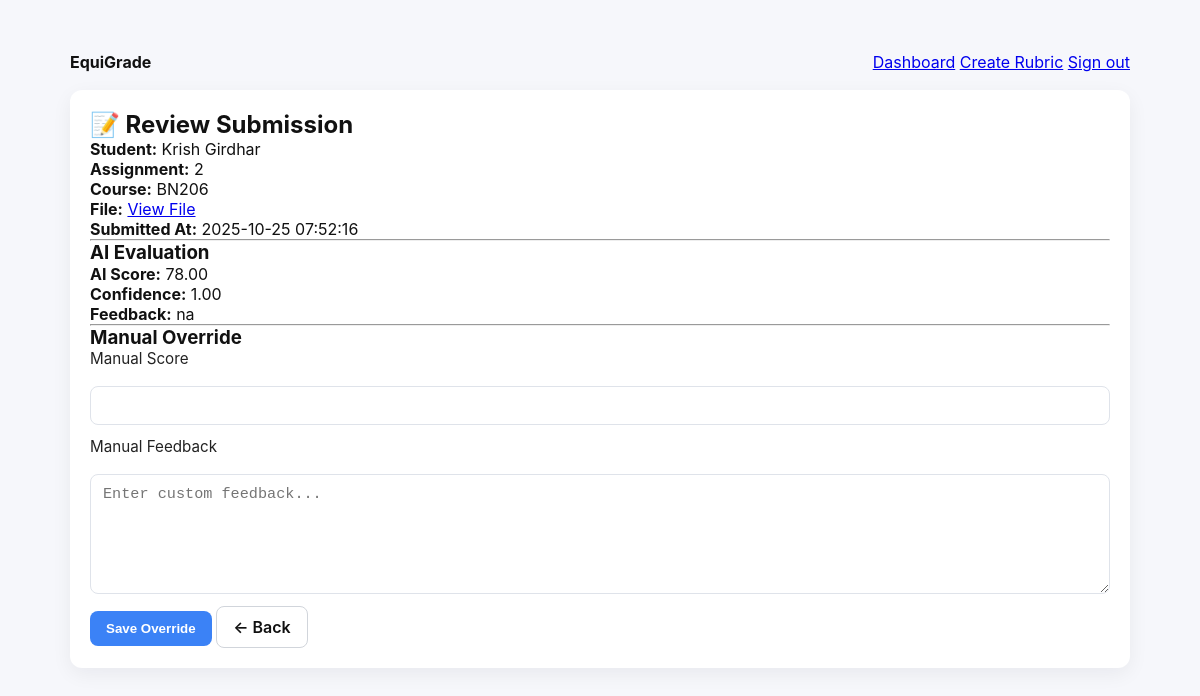
Page /review.php?submission_id=4 (signed in) on the committed database.
### tables this page shows
CREATE TABLE `submissions` (
  `submission_id` int(11) NOT NULL,
  `assignment_title` varchar(255) NOT NULL,
  `user_id` int(11) NOT NULL,
  `assignment_id` int(11) DEFAULT NULL,
  `course` varchar(100) DEFAULT NULL,
  `filename` varchar(255) NOT NULL,
  `file_path` varchar(255) NOT NULL,
  `submitted_at` timestamp NOT NULL DEFAULT current_timestamp(),
  `status` enum('pending','graded') DEFAULT 'pending'
);

CREATE TABLE `users` (
  `user_id` int(11) NOT NULL,
  `full_name` varchar(100) NOT NULL,
  `email` varchar(100) NOT NULL,
  `password_hash` varchar(255) NOT NULL,
  `role` enum('student','teacher','admin') DEFAULT 'student',
  `created_at` timestamp NOT NULL DEFAULT current_timestamp()
);

CREATE TABLE `grades` (
  `grade_id` int(11) NOT NULL,
  `submission_id` int(11) NOT NULL,
  `rubric_id` int(11) DEFAULT NULL,
  `ai_score` decimal(5,2) DEFAULT NULL,
  `final_score` decimal(5,2) DEFAULT NULL,
  `confidence` decimal(4,2) DEFAULT NULL,
  `feedback` text DEFAULT NULL,
  `graded_by` int(11) DEFAULT NULL,
  `graded_at` datetime DEFAULT current_timestamp()
);

### review.php (the view, shortened to what this page needs)
<?php
global $pdo;
$submission_id = $_GET['submission_id'] ?? null;
$stmt = $pdo->prepare("
    SELECT
        s.submission_id,
        s.assignment_title,
        s.course,
        s.filename,
        s.submitted_at,
        u.full_name AS student_name,
        g.ai_score,
        g.confidence,
        g.feedback
    FROM submissions s
    INNER JOIN users u ON u.user_id = s.user_id
    LEFT JOIN grades g ON g.submission_id = s.submission_id
    WHERE s.submission_id = ?
");
$stmt->execute([$submission_id]);
$submission = $stmt->fetch(PDO::FETCH_ASSOC);
?>
<!DOCTYPE html>
<html lang="en">
<head>
  <link rel="stylesheet" href="css/styles.css">
</head>
<body>
  <main class="container">
    <header class="header">
      <a class="brand" href="teacher-dashboard.php"><strong>EquiGrade</strong></a>
      <nav>
        <a href="teacher-dashboard.php">Dashboard</a>
        <a href="rubric-builder.php">Create Rubric</a>
        <a href="logout.php">Sign out</a>
      </nav>
    </header>
    <section class="card">
      <h2>📝 Review Submission</h2>
      <p><strong>Student:</strong> <?= htmlspecialchars($submission['student_name']) ?></p>
      <p><strong>Assignment:</strong> <?= htmlspecialchars($submission['assignment_title']) ?></p>
      <p><strong>Course:</strong> <?= htmlspecialchars($submission['course']) ?></p>
      <p><strong>File:</strong> <a href="uploads/<?= htmlspecialchars($submission['filename']) ?>" target="_blank">View File</a></p>
      <p><strong>Submitted At:</strong> <?= htmlspecialchars($submission['submitted_at']) ?></p>
      <hr>
      <h3>AI Evaluation</h3>
      <p><strong>AI Score:</strong> <?= $submission['ai_score'] ?? 'Not graded yet' ?></p>
      <p><strong>Confidence:</strong> <?= $submission['confidence'] ?? '-' ?></p>
      <p><strong>Feedback:</strong> <?= $submission['feedback'] ?? 'No AI feedback yet.' ?></p>
      <hr>
      <h3>Manual Override</h3>
      <form method="post">
        <div class="form-row column">
          <label for="manual_score">Manual Score</label>
          <input type="number" step="0.01" name="manual_score" id="manual_score" required>
        </div>
        <div class="form-row column">
          <label for="manual_feedback">Manual Feedback</label>
          <textarea name="manual_feedback" id="manual_feedback" rows="4" placeholder="Enter custom feedback..."></textarea>
        </div>
        <button type="submit" class="btn btn-primary">Save Override</button>
        <a href="teacher-dashboard.php" class="btn btn-ghost">← Back</a>
      </form>
    </section>
  </main>
</body>
</html>

### css/styles.css (style rules this page uses)
* { box-sizing: border-box; margin: 0; padding: 0; }
html,body { height:100%; font-family: Inter, system-ui, -apple-system, "Segoe UI", Roboto, "Helvetica Neue", Arial; color:#111; background:#f6f7fb; }
.container { max-width:1100px; margin:32px auto; padding:20px; }
.card { background:#fff; border-radius:12px; padding:20px; box-shadow: 0 6px 20px rgba(17,24,39,0.06); }
.form-row { display:flex; gap:12px; margin-bottom:12px; }
.form-row.column { flex-direction:column; }
label { font-size:0.95rem; margin-bottom:6px; display:block; color:#222; }
input[type="text"], input[type="email"], input[type="password"], select, textarea, input[type="file"], input[type="number"] { width:100%; padding:10px 12px; border:1px solid #dfe3ea; border-radius:8px; font-size:0.95rem; background:#fff; }
textarea { min-height:120px; resize:vertical; }
.btn { display:inline-block; padding:10px 16px; border-radius:8px; font-weight:600; border:none; cursor:pointer; text-decoration:none; text-align:center; }
.btn-primary { background:#3b82f6; color:#fff; }
.btn-ghost { background:transparent; border:1px solid #d1d5db; color:#111; }
.header { display:flex; align-items:center; justify-content:space-between; margin-bottom:18px; }
.brand { display:flex; align-items:center; gap:12px; text-decoration:none; color:inherit; }

### rows in the picture
submissions: user.full_name "Krish Girdhar", assignment_title "2", course "BN206", submitted_at "2025-10-25 07:52:16", grades.ai_score "78.00", grades.confidence "1.00", grades.feedback "na"
